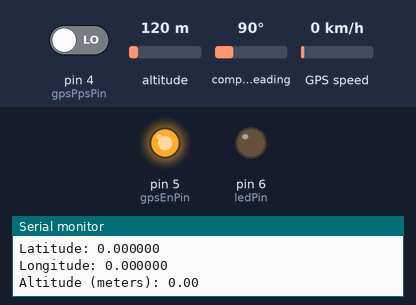
Bench run of a sketch on a simulated Arduino Uno, built with avr-gcc and run on an emulated ATmega328P. Parts: output pins drawn as LEDs (lit = HIGH), the last lines printed to the serial monitor. The inputs (shaded band) are chosen by the test bench; at power-on: pin 4 (gpsPpsPin) LOW, altitude 120 m, compass heading 90°, GPS speed 0 km/h. The GPS gets a fix after 3 s at 37.7749, -122.4194 with 8 satellites.

Above: at 1.2 s.
1.3 s: pin 4 (gpsPpsPin) driven HIGH
At 2.3 s:
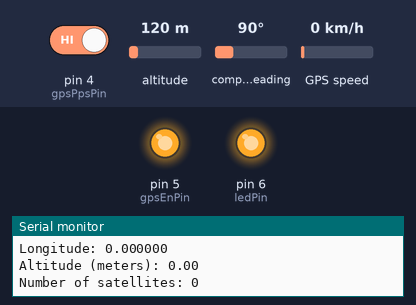
2.8 s: pin 4 (gpsPpsPin) driven LOW
At 3.4 s:
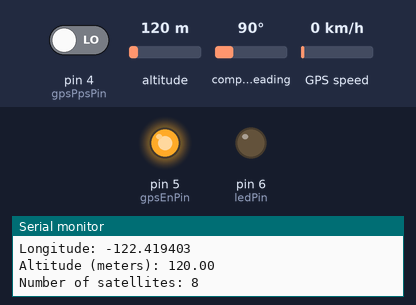
Timing chart, 0 to 5.8 s (numbered marks = the images above; inputs shaded):
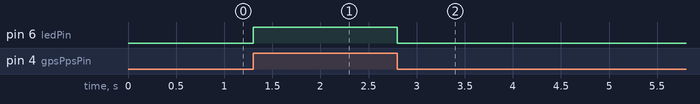

The sketch:

sketch_nov11a.ino
```cpp
#include <TinyGPS++.h>
#include <SoftwareSerial.h>

const int gpsRxPin = 2; // GPS TX to Arduino RX
const int gpsTxPin = 3; // GPS RX to Arduino TX
const int gpsPpsPin = 4; // Pulse Per Second pin
const int gpsEnPin = 5; // Enable pin
const int ledPin = 6;   // LED pin to indicate GPS fix status
TinyGPSPlus gps;
SoftwareSerial ssGPS(gpsRxPin, gpsTxPin);
long tH(int hours, int minutes, int seconds);
long tM(int hours, int minutes, int seconds);
int Min;
void setup() {
  Serial.begin(9600);
  ssGPS.begin(9600);
  pinMode(gpsPpsPin, INPUT);
  pinMode(gpsEnPin, OUTPUT);
  pinMode(ledPin, OUTPUT);

  // Enable the GPS module
  digitalWrite(gpsEnPin, HIGH);
}

void loop() {
  // Read data from the GPS module
  while (ssGPS.available() > 0) {
    char c = ssGPS.read();
    if (gps.encode(c)) {
      // If new data is parsed, display information
      displayGPSInfo();
    }
  }

  // Check for GPS fix using Pulse Per Second signal
  if (digitalRead(gpsPpsPin) == HIGH) {
    digitalWrite(ledPin, HIGH); // Turn on the LED to indicate GPS fix
  } else {
    digitalWrite(ledPin, LOW); // Turn off the LED if no GPS fix
  }
}
/*void transfotm18(int hours, int minutes, int seconds, float hour18, float minute18){
  int commonT;
  hours*=3600;          //hours to seconds
  minutes*=60;          //minutes to seconds
  commonT=(hours+minutes+seconds)*0,135; //multiply 5,4*5,4*1,5 & divide on 324
  hour18=commonT/324;                    //full part hours
  minute18=(commonT % 324)*324;          //reminder*324 -minutes
  }*/
long tH(int hours, int minutes, int seconds){
  long H;
  float fV = 43.74;
  double result;
  H = hours*3600+65536;
  H = H+minutes*60;
  H =H+seconds;
  result = H*fV;
  return result/(324*324);
  }
long tM(int hours, int minutes, int seconds){
  long H2;
  int H1;
  float fV = 43.74; // (36/24*324/60*324*60)
  double result;
  H2 = hours*3600+65536;
  H2 = H2+minutes*60;
  H2 =H2+seconds;
  result = H2*fV;
  result = result/324;
  H1 =int(result)%324;
  return H1;
  }
void displayGPSInfo() {
  // Display time, latitude, longitude, and altitude
  if (gps.time.isValid()) {
    int adjustedHour = (gps.time.hour() + 2) %24;
    Serial.print(adjustedHour);
    Serial.print(":");
    printDigits(gps.time.minute());
    Serial.print(":");
    printDigits(gps.time.second());
    Serial.println();
    Serial.print(tH(adjustedHour, gps.time.minute(), gps.time.second()));
    Serial.print(":");
    Min = tM(adjustedHour, gps.time.minute(), gps.time.second());
    addZeros(Min);
    Serial.println();
  }

  Serial.print("Latitude: ");
  Serial.println(gps.location.lat(), 6);

  Serial.print("Longitude: ");
  Serial.println(gps.location.lng(), 6);

  Serial.print("Altitude (meters): ");
  Serial.println(gps.altitude.meters());

  if (gps.satellites.isValid()) {
    Serial.print("Number of satellites: ");
    Serial.println(gps.satellites.value());
  }

  // Print a blank line to separate data sets
  Serial.println();
}
void addZeros(int minutes){
 if(minutes<10){
  Serial.print("00");
  }
 if(minutes<100&minutes>10){
  Serial.print("0");
  }
  Serial.print(minutes);
  }
void printDigits(int digits) {
  if (digits < 10) {
    Serial.print('0');
  }
  Serial.print(digits);
}
```

Measured:
- after the input at 1.3 s, pin 6 (ledPin): LOW → HIGH at once
- after the input at 2.8 s, pin 6 (ledPin): HIGH → LOW at once
